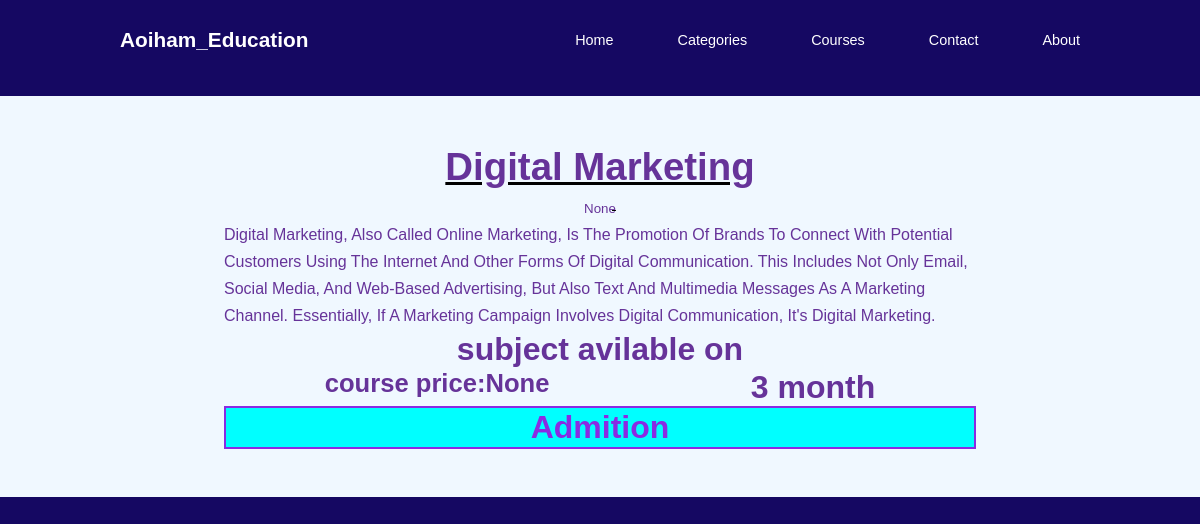
/Education/course_details/1, run on an earlier commit of the app's database.
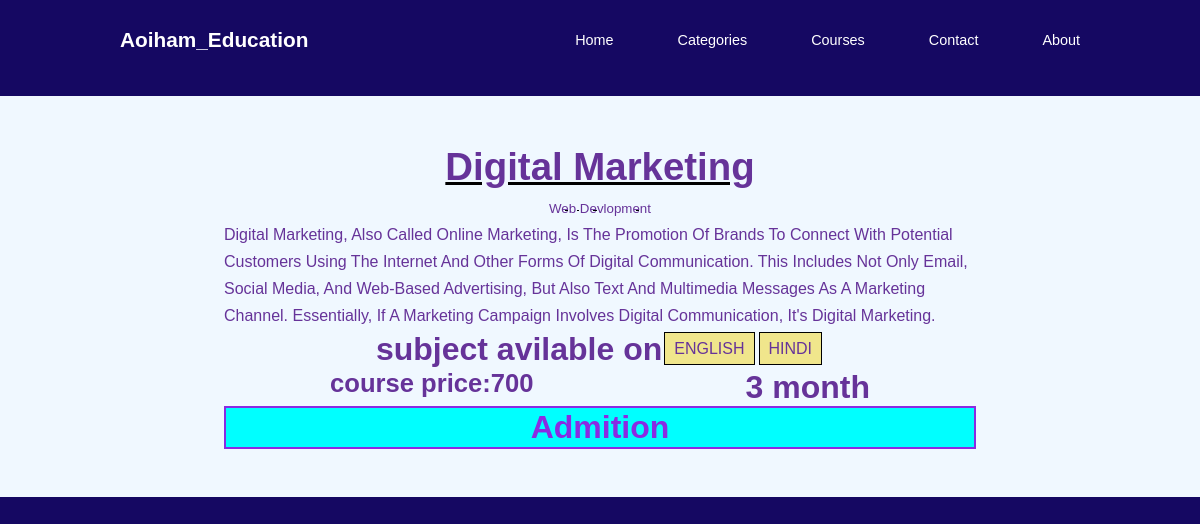
And on a later commit of the database.
### Education/models.py (models this page shows)
class Subject(models.Model):
    subject_img=models.ImageField(upload_to='education/subject',blank=True,default=None,null=True)
    subject_name=models.CharField(max_length=100,blank=True,default=None,null=True)
    subject_description=models.TextField(blank=True,default=None,null=True)
    subject_duration=models.CharField(max_length=1000,blank=True,default=None,null=True)
    subject_language=models.ManyToManyField(classlanguage,blank=True,default=None,)
    catagory=models.ForeignKey(catagory,on_delete=models.CASCADE,default=None,blank=True,null=True)
    subject_price=models.IntegerField(default=None,blank=True,null=True)
    PDF = models.FileField(upload_to='education pdf file',null=True,
                           blank=True,
                           validators=[FileExtensionValidator( ['pdf'] ) ])
    def __str__(self):
        return self.subject_name

class catagory(models.Model):
    catagory_icon=models.ImageField(upload_to='catagoryicon',blank=True,default=None,null=True)
    catagory_name=models.CharField(max_length=100,default=None,null=True,blank=True)
    catagory_Descriptin=models.CharField(max_length=100,default=None,null=True,blank=True)
    def __str__(self):
        return self.catagory_name

class classlanguage(models.Model):
    language=models.CharField(max_length=100,null=True,blank=True,default=None)
    def __str__(self):
        return self.language

### Education/views.py (the view)
# urls.py: path('course_details/<int:pk>',views.course_details,name='course_details')
def course_details(request,pk):
    subject=Subject.objects.get(pk=pk)
    return render(request,'education/course_details.html',{'subject':subject})

### Education/templates/education/course_details.html (shortened to what this page needs)
{% extends "education/home.html" %}
{% load static %}
{% block css %}
<link rel="stylesheet" href="{% static 'education/css/course_details.css' %}">
{% endblock css %}
{% block course %}
    <div class="container_course_detailas">
        <div class="heading">
        <h1>{{subject}}</h1>
        <sub>{{subject.catagory}}</sub>
    </div>
    <div class="coursebody">
            <div class="corsedepcreprion">
                <p>{{subject.subject_description}}</p>
            </div>
    </div>
    <div class="language">
        <h2>subject avilable on </h2>
         {% for area in subject.subject_language.all %}
            <p>{{ area }}</p>
        {%endfor%}
    </div>
    <div class="action">
        <h3>course price:{{subject.subject_price}} </h3>
        <h2>{{subject.subject_duration}}</h2>
    </div>
        <h2><a href="#">Admition</a></h2>
{% endblock course %}

What changed in the data, as far as the page shows it:
changed Subject "Digital Marketing": catagory "None" → "Web Devlopment"; subject_price "None" → "700"
added classlanguage: language "ENGLISH"
added classlanguage: language "HINDI"
